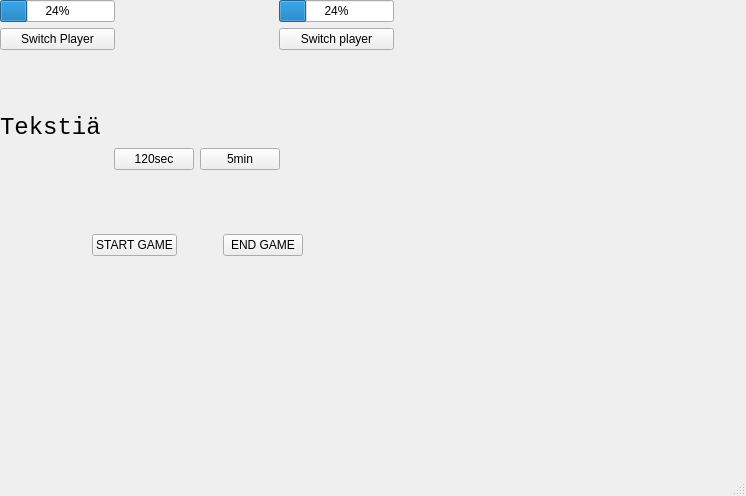
<?xml version="1.0" encoding="UTF-8"?>
<ui version="4.0">
 <class>ChessClock</class>
 <widget class="QMainWindow" name="ChessClock">
  <property name="geometry">
   <rect>
    <x>0</x>
    <y>0</y>
    <width>746</width>
    <height>496</height>
   </rect>
  </property>
  <property name="sizePolicy">
   <sizepolicy hsizetype="MinimumExpanding" vsizetype="MinimumExpanding">
    <horstretch>0</horstretch>
    <verstretch>0</verstretch>
   </sizepolicy>
  </property>
  <property name="windowTitle">
   <string>ChessClock</string>
  </property>
  <widget class="QWidget" name="centralwidget">
   <widget class="QWidget" name="layoutWidget">
    <property name="geometry">
     <rect>
      <x>0</x>
      <y>0</y>
      <width>394</width>
      <height>256</height>
     </rect>
    </property>
    <layout class="QVBoxLayout" name="verticalLayout_4">
     <item>
      <layout class="QHBoxLayout" name="horizontalLayout_3">
       <item>
        <layout class="QVBoxLayout" name="verticalLayout">
         <item>
          <widget class="QProgressBar" name="player1_progress">
           <property name="value">
            <number>24</number>
           </property>
          </widget>
         </item>
         <item>
          <widget class="QPushButton" name="switch_pl_1">
           <property name="text">
            <string>Switch Player</string>
           </property>
          </widget>
         </item>
        </layout>
       </item>
       <item>
        <spacer name="horizontalSpacer">
         <property name="orientation">
          <enum>Qt::Horizontal</enum>
         </property>
         <property name="sizeHint" stdset="0">
          <size>
           <width>158</width>
           <height>20</height>
          </size>
         </property>
        </spacer>
       </item>
       <item>
        <layout class="QVBoxLayout" name="verticalLayout_2">
         <item>
          <widget class="QProgressBar" name="player2_progress">
           <property name="value">
            <number>24</number>
           </property>
          </widget>
         </item>
         <item>
          <widget class="QPushButton" name="switch_pl_2">
           <property name="text">
            <string>Switch player</string>
           </property>
          </widget>
         </item>
        </layout>
       </item>
      </layout>
     </item>
     <item>
      <spacer name="verticalSpacer">
       <property name="orientation">
        <enum>Qt::Vertical</enum>
       </property>
       <property name="sizeHint" stdset="0">
        <size>
         <width>20</width>
         <height>40</height>
        </size>
       </property>
      </spacer>
     </item>
     <item>
      <layout class="QVBoxLayout" name="verticalLayout_3">
       <item>
        <layout class="QHBoxLayout" name="horizontalLayout_4">
         <item>
          <widget class="QLabel" name="label">
           <property name="font">
            <font>
             <family>Consolas</family>
             <pointsize>18</pointsize>
            </font>
           </property>
           <property name="text">
            <string>Tekstiä</string>
           </property>
          </widget>
         </item>
        </layout>
       </item>
       <item>
        <layout class="QHBoxLayout" name="horizontalLayout">
         <item>
          <spacer name="horizontalSpacer_3">
           <property name="orientation">
            <enum>Qt::Horizontal</enum>
           </property>
           <property name="sizeHint" stdset="0">
            <size>
             <width>40</width>
             <height>20</height>
            </size>
           </property>
          </spacer>
         </item>
         <item>
          <widget class="QPushButton" name="two_minutes">
           <property name="text">
            <string>120sec</string>
           </property>
          </widget>
         </item>
         <item>
          <widget class="QPushButton" name="five_minutes">
           <property name="text">
            <string>5min</string>
           </property>
          </widget>
         </item>
         <item>
          <spacer name="horizontalSpacer_4">
           <property name="orientation">
            <enum>Qt::Horizontal</enum>
           </property>
           <property name="sizeHint" stdset="0">
            <size>
             <width>40</width>
             <height>20</height>
            </size>
           </property>
          </spacer>
         </item>
        </layout>
       </item>
      </layout>
     </item>
     <item>
      <spacer name="verticalSpacer_2">
       <property name="orientation">
        <enum>Qt::Vertical</enum>
       </property>
       <property name="sizeHint" stdset="0">
        <size>
         <width>20</width>
         <height>40</height>
        </size>
       </property>
      </spacer>
     </item>
     <item>
      <layout class="QHBoxLayout" name="horizontalLayout_5">
       <item>
        <spacer name="horizontalSpacer_5">
         <property name="orientation">
          <enum>Qt::Horizontal</enum>
         </property>
         <property name="sizeHint" stdset="0">
          <size>
           <width>40</width>
           <height>20</height>
          </size>
         </property>
        </spacer>
       </item>
       <item>
        <layout class="QHBoxLayout" name="horizontalLayout_2">
         <item>
          <widget class="QPushButton" name="start_game">
           <property name="text">
            <string>START GAME</string>
           </property>
          </widget>
         </item>
         <item>
          <spacer name="horizontalSpacer_2">
           <property name="orientation">
            <enum>Qt::Horizontal</enum>
           </property>
           <property name="sizeHint" stdset="0">
            <size>
             <width>40</width>
             <height>20</height>
            </size>
           </property>
          </spacer>
         </item>
         <item>
          <widget class="QPushButton" name="end_game">
           <property name="text">
            <string>END GAME</string>
           </property>
          </widget>
         </item>
        </layout>
       </item>
       <item>
        <spacer name="horizontalSpacer_6">
         <property name="orientation">
          <enum>Qt::Horizontal</enum>
         </property>
         <property name="sizeHint" stdset="0">
          <size>
           <width>40</width>
           <height>20</height>
          </size>
         </property>
        </spacer>
       </item>
      </layout>
     </item>
    </layout>
   </widget>
  </widget>
  <widget class="QStatusBar" name="statusbar"/>
 </widget>
 <resources/>
 <connections>
  <connection>
   <sender>two_minutes</sender>
   <signal>clicked()</signal>
   <receiver>ChessClock</receiver>
   <slot>setTwoMinutes()</slot>
   <hints>
    <hint type="sourcelabel">
     <x>148</x>
     <y>157</y>
    </hint>
    <hint type="destinationlabel">
     <x>164</x>
     <y>314</y>
    </hint>
   </hints>
  </connection>
  <connection>
   <sender>five_minutes</sender>
   <signal>clicked()</signal>
   <receiver>ChessClock</receiver>
   <slot>setFiveMinutes()</slot>
   <hints>
    <hint type="sourcelabel">
     <x>220</x>
     <y>160</y>
    </hint>
    <hint type="destinationlabel">
     <x>456</x>
     <y>195</y>
    </hint>
   </hints>
  </connection>
  <connection>
   <sender>switch_pl_2</sender>
   <signal>clicked()</signal>
   <receiver>ChessClock</receiver>
   <slot>player2Move()</slot>
   <hints>
    <hint type="sourcelabel">
     <x>343</x>
     <y>50</y>
    </hint>
    <hint type="destinationlabel">
     <x>448</x>
     <y>94</y>
    </hint>
   </hints>
  </connection>
  <connection>
   <sender>switch_pl_1</sender>
   <signal>clicked()</signal>
   <receiver>ChessClock</receiver>
   <slot>player1Move()</slot>
   <hints>
    <hint type="sourcelabel">
     <x>36</x>
     <y>50</y>
    </hint>
    <hint type="destinationlabel">
     <x>140</x>
     <y>89</y>
    </hint>
   </hints>
  </connection>
  <connection>
   <sender>start_game</sender>
   <signal>clicked()</signal>
   <receiver>ChessClock</receiver>
   <slot>startGame()</slot>
   <hints>
    <hint type="sourcelabel">
     <x>116</x>
     <y>241</y>
    </hint>
    <hint type="destinationlabel">
     <x>115</x>
     <y>393</y>
    </hint>
   </hints>
  </connection>
  <connection>
   <sender>end_game</sender>
   <signal>clicked()</signal>
   <receiver>ChessClock</receiver>
   <slot>endGame()</slot>
   <hints>
    <hint type="sourcelabel">
     <x>265</x>
     <y>248</y>
    </hint>
    <hint type="destinationlabel">
     <x>260</x>
     <y>407</y>
    </hint>
   </hints>
  </connection>
 </connections>
 <slots>
  <slot>setTwoMinutes()</slot>
  <slot>setFiveMinutes()</slot>
  <slot>player2Move()</slot>
  <slot>player1Move()</slot>
  <slot>startGame()</slot>
  <slot>endGame()</slot>
 </slots>
</ui>
